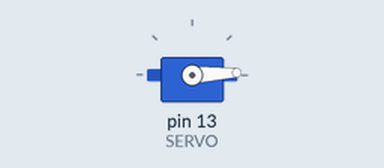
Simulated run of this sketch. Board: Arduino Uno, built with avr-gcc and run on an emulated ATmega328P. On the bench: servo. Wiring (inferred from the names in the program): servo: signal pin 13. Servo pulses on a pin are drawn as a servo (544–2400 µs = 0–180°); what the sketch prints to the serial monitor is not drawn.

Above: at 0.17 s.
At 8.69 s:
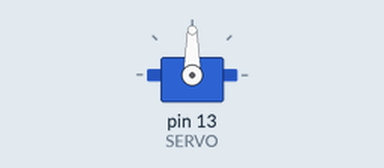
At 17.9 s:
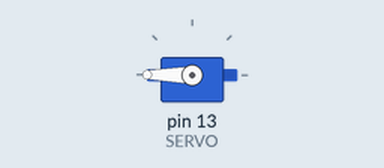
At 39.78 s:
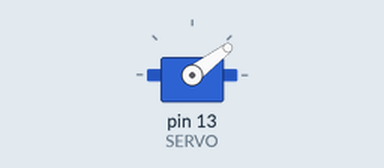
Timing chart, 0 to 40.0 s (numbered marks = the images above):
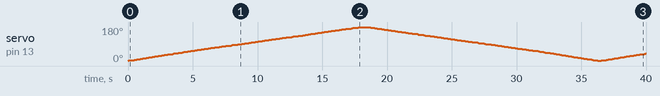

The sketch:

21092018b.ino
```cpp
#define SERVO 13

void setup() {
  Serial.begin(9600);
  pinMode(SERVO, OUTPUT);
}

bool crescente = true;
float ms = 500;

void loop() {
  pulso();
  crescente = ms > 2500 ? false : ms < 500 ? true : crescente;
  ms = crescente ? ms + 1 : ms - 1;
  Serial.println(ms);
}

void pulso() {
  digitalWrite(SERVO, HIGH);
  delayMicroseconds(ms);
  digitalWrite(SERVO, LOW);
  delayMicroseconds(20000);
}
```

Measured:
- by itself, servo on pin 13 (SERVO): 1° → 3° at 0.06 s, → 5° 0.23 s later, → 7° 0.18 s later, → 9° 0.18 s later, … (237 changes in this stretch)
